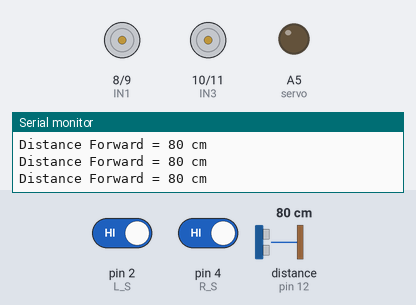
Bench run of a sketch on a simulated Arduino Uno, built with avr-gcc and run on an emulated ATmega328P. Shown: motor-driver pin pairs drawn as motors (green arrow = first pin HIGH = forward, orange = second pin HIGH = backward, longer = more drive, scaled by the enable pin), output pins drawn as LEDs (lit = HIGH), the last lines printed to the serial monitor. Wiring (inferred from the names in the program): ultrasonic range finder: trigger pin 13; echo pin 12. The inputs (shaded band) are chosen by the test bench; at power-on: pin 2 (L_S) HIGH, pin 4 (R_S) HIGH, distance to the obstacle (sensor on pin 12) 80 cm. The echo pulse lasts 58.3 µs per cm; pins used as bus, display or sensor lines are not drawn.

Above: at 2.2 s.
2.3 s: pin 2 (L_S) driven LOW
At 3.2 s:
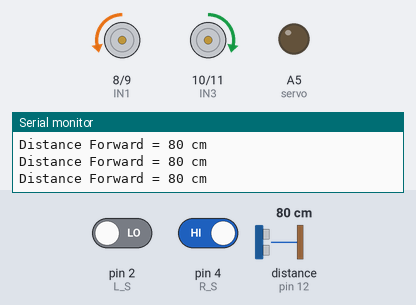
3.8 s: pin 4 (R_S) driven LOW
At 4.9 s:
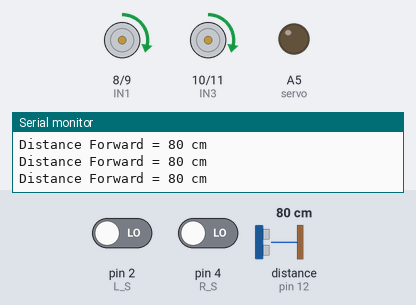
5.3 s: distance to the obstacle (sensor on pin 12) set to 40 cm
6.8 s: distance to the obstacle (sensor on pin 12) set to 33 cm
At 8.82 s:
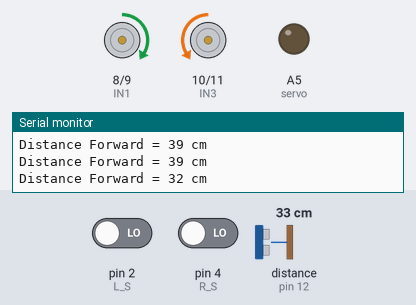
9.8 s: pin 2 (L_S) driven HIGH
12.8 s: pin 4 (R_S) driven HIGH
At 13.8 s:
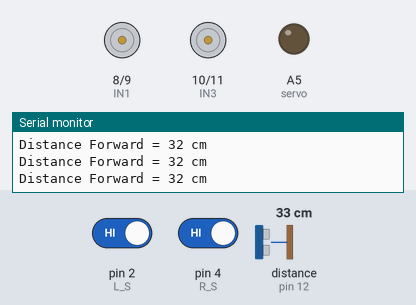
Timing chart, 0 to 15.8 s (numbered marks = the images above; inputs shaded):
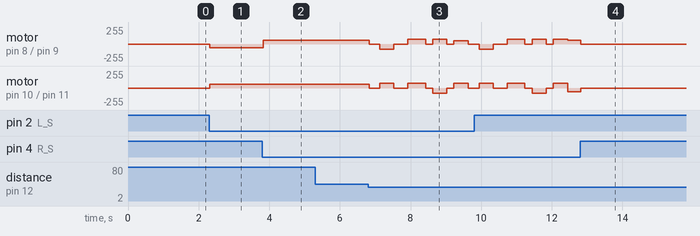

The sketch:

PreFinalapproach_20_june.ino
```cpp
// Motor control pins for L298N
#define IN1 8
#define IN2 9
#define ENA 3

#define IN3 10
#define IN4 11
#define ENB 5
#define servo A5 // Servo motor control pin

// Line sensor pins
const int L_S = 2;
const int R_S = 4;

// Ultrasonic sensor pins
const int trigPin = 13;
const int echoPin = 12;

// Speed settings
const int RespeedL = 50;
const int RespeedR = 50;
const int speedL = 55;
const int speedR = 55;
const int speedLa = 75;
const int speedRa = 75;

// Obstacle detection
const int Set = 35;

int distance_F = 0;

void setup() {
  pinMode(L_S, INPUT);
  pinMode(R_S, INPUT);

  pinMode(ENA, OUTPUT); pinMode(IN1, OUTPUT); pinMode(IN2, OUTPUT);
  pinMode(ENB, OUTPUT); pinMode(IN3, OUTPUT); pinMode(IN4, OUTPUT);

  pinMode(trigPin, OUTPUT);
  pinMode(echoPin, INPUT);
  pinMode(servo, OUTPUT);

  // Initialize servo to face forward
  servoPulse(servo, 70);
  Serial.begin(9600);
  delay(1000);
}

void loop() {
  distance_F = Ultrasonic_read();
  Serial.print("Distance Forward = ");
  Serial.print(distance_F);
  Serial.println(" cm");

  int leftSensor = digitalRead(L_S);
  int rightSensor = digitalRead(R_S);

  if ((rightSensor == 0) && (leftSensor == 0)) {
    if (distance_F > Set) {
      forward();
    } else {
      avoidObstacle();
    }
  } else if ((rightSensor == 1) && (leftSensor == 0)) {
    turnRight();
  } else if ((rightSensor == 0) && (leftSensor == 1)) {
    turnLeft();
  } else if ((rightSensor == 1) && (leftSensor == 1)) {

    Stop();
  }

  delay(10);
}
void avoidObstacle(){
  Stop();
  delay(300);
  aturnRight();
  delay(400);
  Stop();
  delay(400);
  aforward();
  delay(500);
  Stop();
  delay(200);
  aturnLeft();
  delay(400);
  Stop();
  delay(200);
  Reforward();
  delay(400);
}


int Ultrasonic_read() {
  digitalWrite(trigPin, LOW);
  delayMicroseconds(2);
  digitalWrite(trigPin, HIGH);
  delayMicroseconds(10);
  digitalWrite(trigPin, LOW);

  long duration = pulseIn(echoPin, HIGH, 30000);
  if (duration == 0) return 999;

  return duration / 29 / 2;
}
// Servo pulse function
void servoPulse(int pin, int angle) {
  int pwm = (angle * 11) + 500;
  digitalWrite(pin, HIGH);
  delayMicroseconds(pwm);
  digitalWrite(pin, LOW);
  delay(20);
}
// Movement functions
void forward() {
  analogWrite(ENA, speedL); analogWrite(ENB, speedR);
  digitalWrite(IN1, HIGH); digitalWrite(IN2, LOW);
  digitalWrite(IN3, HIGH); digitalWrite(IN4, LOW);
}
void Reforward() {
  analogWrite(ENA, RespeedL); analogWrite(ENB, RespeedR);
  digitalWrite(IN1, HIGH); digitalWrite(IN2, LOW);
  digitalWrite(IN3, HIGH); digitalWrite(IN4, LOW);
}
void aforward() {
  analogWrite(ENA, speedLa); analogWrite(ENB, speedRa);
  digitalWrite(IN1, HIGH); digitalWrite(IN2, LOW);
  digitalWrite(IN3, HIGH); digitalWrite(IN4, LOW);
}
void backward() {
  analogWrite(ENA, speedLa); analogWrite(ENB, speedRa);
  digitalWrite(IN1, LOW); digitalWrite(IN2, HIGH);
  digitalWrite(IN3, LOW); digitalWrite(IN4, HIGH);
}

void turnRight() {
  analogWrite(ENA, speedL); analogWrite(ENB, speedR);
  digitalWrite(IN1, LOW); digitalWrite(IN2, HIGH);
  digitalWrite(IN3, HIGH); digitalWrite(IN4, LOW);
}
void aturnRight() {
  analogWrite(ENA, speedLa); analogWrite(ENB, speedRa);
  digitalWrite(IN1, LOW); digitalWrite(IN2, HIGH);
  digitalWrite(IN3, HIGH); digitalWrite(IN4, LOW);
}

void turnLeft() {
  analogWrite(ENA, speedL); analogWrite(ENB, speedR);
  digitalWrite(IN1, HIGH); digitalWrite(IN2, LOW);
  digitalWrite(IN3, LOW); digitalWrite(IN4, HIGH);
}
void aturnLeft() {
  analogWrite(ENA, speedLa); analogWrite(ENB, speedRa);
  digitalWrite(IN1, HIGH); digitalWrite(IN2, LOW);
  digitalWrite(IN3, LOW); digitalWrite(IN4, HIGH);
}

void Stop() {
  analogWrite(ENA, 0); analogWrite(ENB, 0);
  digitalWrite(IN1, LOW); digitalWrite(IN2, LOW);
  digitalWrite(IN3, LOW); digitalWrite(IN4, LOW);
}
```

Measured:
- the behaviour switches between 37 and 36 cm on distance to the obstacle (sensor on pin 12) (found by bisection; images 2 and 3)
- after the input at 2.3 s, motor on pin 8 (IN1) / pin 9 (IN2): stopped → backward 55/255 at once; motor on pin 10 (IN3) / pin 11 (IN4): stopped → forward 55/255 at once
- after the input at 3.8 s, motor on pin 8 (IN1) / pin 9 (IN2): backward 55/255 → forward 55/255 at once
- after the input at 12.8 s, motor on pin 8 (IN1) / pin 9 (IN2): forward 55/255 → stopped at once; motor on pin 10 (IN3) / pin 11 (IN4): backward 55/255 → stopped at once
